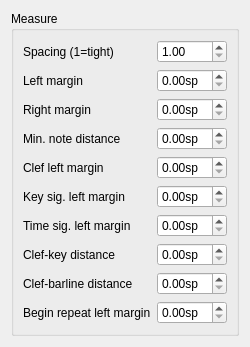
     <widget class="QWidget" name="page3">
      <layout class="QVBoxLayout" name="verticalLayout_4">
       <item>
        <widget class="QGroupBox" name="groupBox_3">
         <property name="title">
          <string>Measure</string>
         </property>
         <property name="flat">
          <bool>true</bool>
         </property>
         <layout class="QHBoxLayout" name="horizontalLayout_2">
          <item>
           <layout class="QFormLayout" name="formLayout_2">
            <item row="0" column="0">
             <widget class="QLabel" name="label_11">
              <property name="text">
               <string>Spacing (1=tight)</string>
              </property>
              <property name="textFormat">
               <enum>Qt::AutoText</enum>
              </property>
              <property name="wordWrap">
               <bool>true</bool>
              </property>
             </widget>
            </item>
            <item row="0" column="1">
             <widget class="QDoubleSpinBox" name="measureSpacing">
              <property name="sizePolicy">
               <sizepolicy hsizetype="Preferred" vsizetype="Fixed">
                <horstretch>0</horstretch>
                <verstretch>0</verstretch>
               </sizepolicy>
              </property>
              <property name="minimum">
               <double>1.000000000000000</double>
              </property>
             </widget>
            </item>
            <item row="1" column="0">
             <widget class="QLabel" name="label_12">
              <property name="text">
               <string>Left margin</string>
              </property>
              <property name="wordWrap">
               <bool>true</bool>
              </property>
             </widget>
            </item>
            <item row="1" column="1">
             <widget class="QDoubleSpinBox" name="barNoteDistance">
              <property name="sizePolicy">
               <sizepolicy hsizetype="Preferred" vsizetype="Fixed">
                <horstretch>0</horstretch>
                <verstretch>0</verstretch>
               </sizepolicy>
              </property>
              <property name="suffix">
               <string>sp</string>
              </property>
             </widget>
            </item>
            <item row="2" column="0">
             <widget class="QLabel" name="label_13">
              <property name="text">
               <string>Right margin</string>
              </property>
              <property name="wordWrap">
               <bool>true</bool>
              </property>
             </widget>
            </item>
            <item row="2" column="1">
             <widget class="QDoubleSpinBox" name="noteBarDistance">
              <property name="sizePolicy">
               <sizepolicy hsizetype="Preferred" vsizetype="Fixed">
                <horstretch>0</horstretch>
                <verstretch>0</verstretch>
               </sizepolicy>
              </property>
              <property name="suffix">
               <string>sp</string>
              </property>
             </widget>
            </item>
            <item row="3" column="0">
             <widget class="QLabel" name="label_14">
              <property name="text">
               <string>Min. note distance</string>
              </property>
              <property name="wordWrap">
               <bool>true</bool>
              </property>
             </widget>
            </item>
            <item row="3" column="1">
             <widget class="QDoubleSpinBox" name="minNoteDistance">
              <property name="sizePolicy">
               <sizepolicy hsizetype="Preferred" vsizetype="Fixed">
                <horstretch>0</horstretch>
                <verstretch>0</verstretch>
               </sizepolicy>
              </property>
              <property name="suffix">
               <string>sp</string>
              </property>
             </widget>
            </item>
            <item row="4" column="0">
             <widget class="QLabel" name="label_18">
              <property name="text">
               <string>Clef left margin</string>
              </property>
              <property name="wordWrap">
               <bool>true</bool>
              </property>
             </widget>
            </item>
            <item row="4" column="1">
             <widget class="QDoubleSpinBox" name="clefLeftMargin">
              <property name="sizePolicy">
               <sizepolicy hsizetype="Preferred" vsizetype="Fixed">
                <horstretch>0</horstretch>
                <verstretch>0</verstretch>
               </sizepolicy>
              </property>
              <property name="suffix">
               <string>sp</string>
              </property>
             </widget>
            </item>
            <item row="5" column="0">
             <widget class="QLabel" name="label_19">
              <property name="text">
               <string>Key sig. left margin</string>
              </property>
              <property name="wordWrap">
               <bool>true</bool>
              </property>
             </widget>
            </item>
            <item row="5" column="1">
             <widget class="QDoubleSpinBox" name="keysigLeftMargin">
              <property name="sizePolicy">
               <sizepolicy hsizetype="Preferred" vsizetype="Fixed">
                <horstretch>0</horstretch>
                <verstretch>0</verstretch>
               </sizepolicy>
              </property>
              <property name="suffix">
               <string>sp</string>
              </property>
             </widget>
            </item>
            <item row="6" column="0">
             <widget class="QLabel" name="label_20">
              <property name="text">
               <string>Time sig. left margin</string>
              </property>
              <property name="wordWrap">
               <bool>true</bool>
              </property>
             </widget>
            </item>
            <item row="6" column="1">
             <widget class="QDoubleSpinBox" name="timesigLeftMargin">
              <property name="sizePolicy">
               <sizepolicy hsizetype="Preferred" vsizetype="Fixed">
                <horstretch>0</horstretch>
                <verstretch>0</verstretch>
               </sizepolicy>
              </property>
              <property name="suffix">
               <string>sp</string>
              </property>
             </widget>
            </item>
            <item row="7" column="0">
             <widget class="QLabel" name="label_21">
              <property name="text">
               <string>Clef-key distance</string>
              </property>
              <property name="wordWrap">
               <bool>true</bool>
              </property>
             </widget>
            </item>
            <item row="7" column="1">
             <widget class="QDoubleSpinBox" name="clefKeyRightMargin">
              <property name="sizePolicy">
               <sizepolicy hsizetype="Preferred" vsizetype="Fixed">
                <horstretch>0</horstretch>
                <verstretch>0</verstretch>
               </sizepolicy>
              </property>
              <property name="suffix">
               <string>sp</string>
              </property>
             </widget>
            </item>
            <item row="8" column="0">
             <widget class="QLabel" name="label_53">
              <property name="text">
               <string>Clef-barline distance</string>
              </property>
              <property name="wordWrap">
               <bool>true</bool>
              </property>
             </widget>
            </item>
            <item row="8" column="1">
             <widget class="QDoubleSpinBox" name="clefBarlineDistance">
              <property name="suffix">
               <string extracomment="spatium unit">sp</string>
              </property>
             </widget>
            </item>
            <item row="9" column="0">
             <widget class="QLabel" name="label_17">
              <property name="text">
               <string>Begin repeat left margin</string>
              </property>
              <property name="wordWrap">
               <bool>true</bool>
              </property>
             </widget>
            </item>
            <item row="9" column="1">
             <widget class="QDoubleSpinBox" name="beginRepeatLeftMargin">
              <property name="sizePolicy">
               <sizepolicy hsizetype="Preferred" vsizetype="Fixed">
                <horstretch>0</horstretch>
                <verstretch>0</verstretch>
               </sizepolicy>
              </property>
              <property name="suffix">
               <string>sp</string>
              </property>
             </widget>
            </item>
           </layout>
          </item>
         </layout>
        </widget>
       </item>
      </layout>
     </widget>
